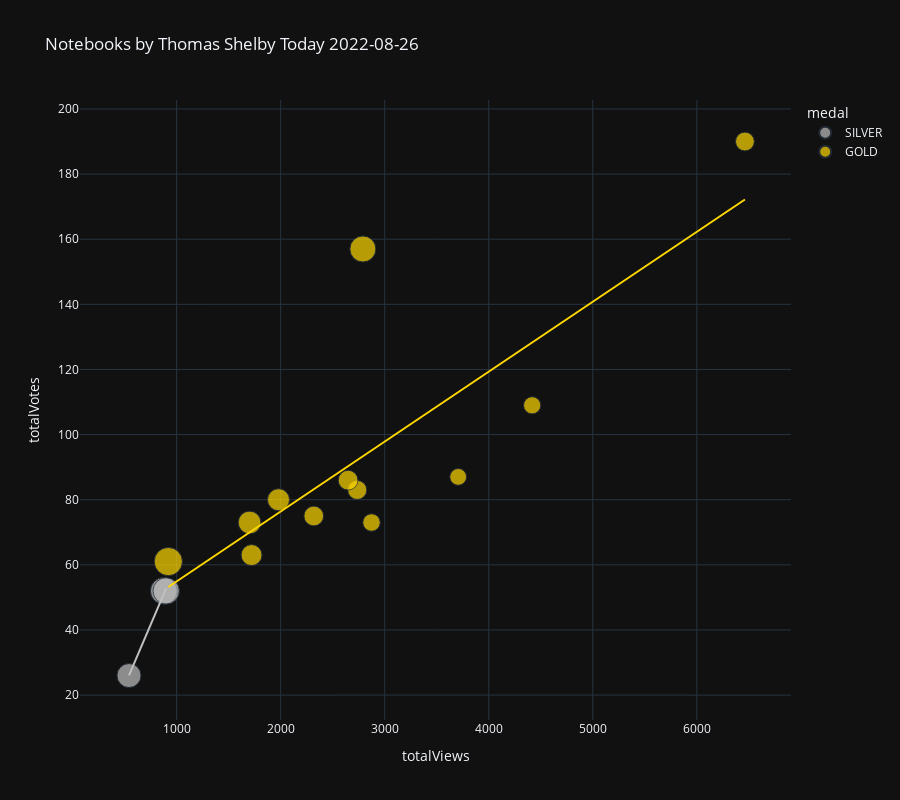

Notebook code cell kept with this figure:
### Markdown cell above
# Plotly Scatter Plot

You may want to tweak these settings depending on how many notebooks you have...

### Code cell
import plotly.express as px
from datetime import datetime


df['totalComments'].fillna(0, inplace=True)
df['medal'].fillna('N/A', inplace=True)
#df['size'] = df['totalComments'].clip(lower=1) 
df['size'] = df['totalVotes']/df['totalViews']*100
color_map = {
    'GOLD': 'gold',
    'SILVER': 'silver',
    'BRONZE': 'chocolate',
    'N/A': '#333'
}
fig=px.scatter(
    df,
    'totalViews',
    'totalVotes',
    title=f'Notebooks by {df.author_displayName.get(0)} Today '+str(datetime.today().strftime('%Y-%m-%d')),
    log_x=False,
    log_y=False,
    #width=800, 
    height=800,
    color='medal',
    color_discrete_map=color_map,
    size='size',
    trendline='ols',
    #symbol='title',
    trendline_options=dict(log_x=False, log_y=False, add_constant=True),
    #trendline='lowess', # Use for Locally Weighted Scatterplot Smoothing line
    #trendline_scope='overall', # Use this for one trendline
    template='plotly_dark',
    hover_name='title',
    hover_data={
        'size': False,
        'totalViews': ':,.0f',
        'totalVotes': ':,.0f',
        'totalLines': ':,.0f',
        'totalComments': ':,.0f',
        'viewsPerVote': ':,.0f',
        'languageName': True,
        'versionNumber': True,
        'lastRun': True,
        'lastRunExecutionTimeSeconds': ':,.0f',
        'medal': True,
    })
fig.update_layout(legend= {'itemsizing': 'constant'})
fig.show()

### Figure 1 — Plotly figure (JSON) as saved in the notebook; plotly's stock layout.template omitted (floating-point values rounded to 4 significant figures)
{"data": [{"customdata": [[5.936, 435, 22, 16.55, "Python", 44, "Thu Aug 25 18:05:03 2022", 307, "SILVER"], [4.797, 2878, 3, 20.11, "Python", 3, "Tue Aug 23 09:28:55 2022", 4, "SILVER"], [5.778, 416, 22, 17, "Python", 23, "Tue Aug 23 08:59:33 2022", 458, "SILVER"]], "hovertemplate": "<b>%{hovertext}</b><br><br>medal=%{customdata[8]}<br>totalViews=%{x:,.0f}<br>totalVotes=%{y:,.0f}<br>totalLines=%{customdata[1]:,.0f}<br>totalComments=%{customdata[2]:,.0f}<br>viewsPerVote=%{customdata[3]:,.0f}<br>languageName=%{customdata[4]}<br>versionNumber=%{customdata[5]}<br>lastRun=%{customdata[6]}<br>lastRunExecutionTimeSeconds=%{customdata[7]:,.0f}<extra></extra>", "hovertext": ["Daily AQI - Air Quality Index [Scheduled]", "House Price Prediction with Stacking & Ensembling", "Coursera 📉 EDA, Reviews Sentiment Analysis"], "legendgroup": "SILVER", "marker": {"color": "silver", "size": [5.936, 4.797, 5.778], "sizemode": "area", "sizeref": 0.01658, "symbol": "circle"}, "mode": "markers", "name": "SILVER", "orientation": "v", "showlegend": true, "type": "scatter", "x": [876, 542, 900], "xaxis": "x", "y": [52, 26, 52], "yaxis": "y"}, {"hovertemplate": "<b>OLS trendline</b><br>totalVotes = 0.0748743 * totalViews + -14.5196<br>R<sup>2</sup>=0.996404<br><br>medal=SILVER<br>totalViews=%{x:,.0f}<br>totalVotes=%{y:,.0f} <b>(trend)</b><extra></extra>", "legendgroup": "SILVER", "marker": {"color": "silver", "symbol": "circle"}, "mode": "lines", "name": "SILVER", "showlegend": false, "type": "scatter", "x": [542, 876, 900], "xaxis": "x", "y": [26.06, 51.07, 52.87], "yaxis": "y"}, {"customdata": [[2.348, 586, 16, 42.12, "Python", 5, "Mon Aug 22 17:28:35 2022", 50, "GOLD"], [6.63, 463, 23, 14.85, "Python", 20, "Tue Aug 16 16:57:07 2022", 51, "GOLD"], [3.034, 357, 38, 32.58, "Python", 17, "Tue Aug 16 08:15:56 2022", 51, "GOLD"], [4.292, 407, 11, 23, "Python", 6, "Sun Aug  7 20:11:54 2022", 49, "GOLD"], [2.541, 382, 20, 38.84, "Python", 13, "Wed Aug  3 08:23:12 2022", 68, "GOLD"], [3.236, 536, 27, 30.51, "Python", 16, "Wed Jul 27 09:00:24 2022", 60, "GOLD"], [2.468, 592, 33, 40.16, "Python", 14, "Tue Jul 19 01:47:02 2022", 50, "GOLD"], [3.663, 608, 20, 26.89, "Python", 19, "Sun Jul 17 06:36:10 2022", 102, "GOLD"], [3.248, 380, 31, 30.45, "Python", 13, "Sat Jul  9 12:08:22 2022", 56, "GOLD"], [4.042, 342, 17, 24.44, "Python", 14, "Tue Jul  5 04:38:45 2022", 70, "GOLD"], [5.627, 645, 18, 17.66, "Python", 1, "Fri Jul  1 18:28:34 2022", 6, "GOLD"], [2.94, 357, 37, 33.84, "Python", 7, "Fri Jul  1 08:32:21 2022", 85, "GOLD"]], "hovertemplate": "<b>%{hovertext}</b><br><br>medal=%{customdata[8]}<br>totalViews=%{x:,.0f}<br>totalVotes=%{y:,.0f}<br>totalLines=%{customdata[1]:,.0f}<br>totalComments=%{customdata[2]:,.0f}<br>viewsPerVote=%{customdata[3]:,.0f}<br>languageName=%{customdata[4]}<br>versionNumber=%{customdata[5]}<br>lastRun=%{customdata[6]}<br>lastRunExecutionTimeSeconds=%{customdata[7]:,.0f}<extra></extra>", "hovertext": ["XGBoost | Wrangling with Hyperparameters | Guide", "Investment and Financial Analysis  🏭 EPZ", "▶️ Cristiano Ronaldo ⚽ Goals  📊 EDA, Analysis", "Classification ➡️ Comparing Different Algorithms", "Advanced Feature Engineering for Classification", "UCL ⚽ EDA & Viz ⭐ 2021-22 ⭐ Players & Teams", "Mastering Bias-Variance Tradeoff ", "Divorce Prediction & Reasons : XGB,SHAP,RFE,TSNE", "▶️ Lionel Messi 📊 Extended EDA ⚽ Goals ", "ML Foundation ➡️ Cross Validation ✅ All Methods", "Different Clustering Techniques and Algorithms", "All Imputation Techniques with Pros and Cons"], "legendgroup": "GOLD", "marker": {"color": "gold", "size": [2.348, 6.63, 3.034, 4.292, 2.541, 3.236, 2.468, 3.663, 3.248, 4.042, 5.627, 2.94], "sizemode": "area", "sizeref": 0.01658, "symbol": "circle"}, "mode": "markers", "name": "GOLD", "orientation": "v", "showlegend": true, "type": "scatter", "x": [3706, 920, 2736, 1701, 2873, 2318, 4417, 1720, 2648, 1979, 2790, 6462], "xaxis": "x", "y": [87, 61, 83, 73, 73, 75, 109, 63, 86, 80, 157, 190], "yaxis": "y"}, {"hovertemplate": "<b>OLS trendline</b><br>totalVotes = 0.0214733 * totalViews + 33.4259<br>R<sup>2</sup>=0.636904<br><br>medal=GOLD<br>totalViews=%{x:,.0f}<br>totalVotes=%{y:,.0f} <b>(trend)</b><extra></extra>", "legendgroup": "GOLD", "marker": {"color": "gold", "symbol": "circle"}, "mode": "lines", "name": "GOLD", "showlegend": false, "type": "scatter", "x": [920, 1701, 1720, 1979, 2318, 2648, 2736, 2790, 2873, 3706, 4417, 6462], "xaxis": "x", "y": [53.18, 69.95, 70.36, 75.92, 83.2, 90.29, 92.18, 93.34, 95.12, 113.0, 128.3, 172.2], "yaxis": "y"}], "layout": {"height": 800, "legend": {"itemsizing": "constant", "title": {"text": "medal"}, "tracegroupgap": 0}, "title": {"text": "Notebooks by Thomas Shelby Today 2022-08-26"}, "xaxis": {"anchor": "y", "domain": [0, 1], "title": {"text": "totalViews"}}, "yaxis": {"anchor": "x", "domain": [0, 1], "title": {"text": "totalVotes"}}}}
